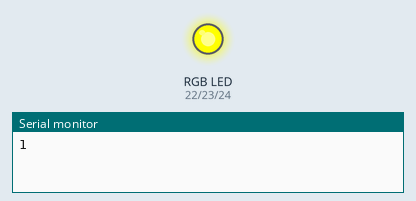
Recording of a sketch running on a simulated Arduino Mega 2560, built with avr-gcc and run on an emulated ATmega2560. Shown: an RGB LED mixed from three pins (HIGH = lit), the last lines printed to the serial monitor. Random numbers use the default seed unless the sketch sets one.

Above: at 0.1 s.
At 15.1 s:
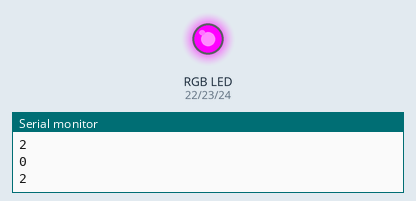
At 39.1 s:
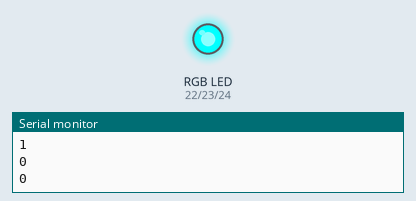
Timing chart, 0 to 40.0 s (numbered marks = the images above):
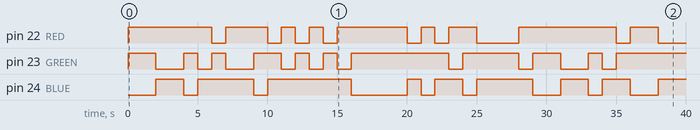

The sketch:

rgbLEDTest.ino
```cpp
int ledDelay = 1000; // how long LED is on for in each flash, 1000 ms, 1 s

// set LED pins
#define RED 22
#define GREEN 23
#define BLUE 24
// set brightness of LED between 0 and 255
// entry of 127 results in visible light, 128 does not
int onBrightness = 127;
// set value for LED to be off, depending on common anode or cathode LED
int off = 255;

void setup() {
  // define LED pins as output pins
  pinMode(RED, OUTPUT);
  pinMode(BLUE, OUTPUT);
  pinMode(GREEN, OUTPUT);
  // start with LEDs off
  analogWrite(RED, off);
  analogWrite(GREEN, off);
  analogWrite(BLUE, off);
  // set baud rate for serial data transmission
  Serial.begin(9600);
}

void loop() {
  int ledColor = random(3); // assign random number between 0 and 2 to variable ledColor
  Serial.println(ledColor); // print ledColor switch case number
  switch (ledColor) {
    case 0://RED
      analogWrite(RED, onBrightness);
      delay(ledDelay); //wait 1 sec
      analogWrite(RED, off); //off
      break;
    case 1://BLUE
      analogWrite(BLUE, onBrightness);
      delay(ledDelay); //wait 1 sec
      analogWrite(BLUE, off); //off
      break;
    case 2://GREEN
      analogWrite(GREEN, onBrightness);
      delay(ledDelay); //wait 1 sec
      analogWrite(GREEN, off); //off
      break;
  }
}
```

Measured:
- by itself, pin 22 (RED): HIGH → LOW at 6.0 s, → HIGH 1.0 s later, → LOW 3.0 s later, → HIGH 1.0 s later, … (17 changes in this stretch)
- by itself, pin 23 (GREEN): HIGH → LOW at 2.0 s, → HIGH 2.0 s later, → LOW 1.0 s later, → HIGH 1.0 s later, … (20 changes in this stretch)
- by itself, pin 24 (BLUE): LOW → HIGH at 2.0 s, → LOW 2.0 s later, → HIGH 1.0 s later, → LOW 4.0 s later, … (17 changes in this stretch)
